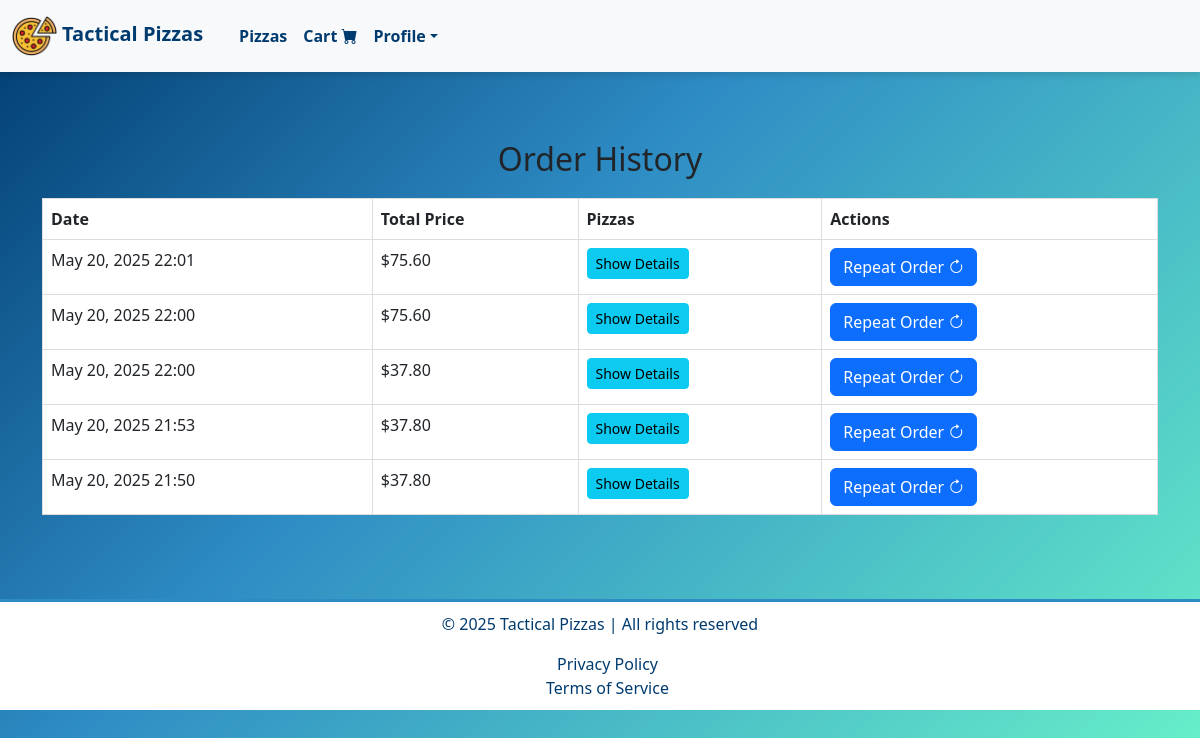
/products/order_history/ (signed in), run on the app's committed database.
### products/models.py (models this page shows, shortened)
class Order(models.Model):
    user = models.ForeignKey(CustomUser, on_delete=models.CASCADE)
    created_at = models.DateTimeField(auto_now_add=True)
    total_price = models.DecimalField(max_digits=10, decimal_places=2)
    is_completed = models.BooleanField(default=False)

### products/views.py (the view, shortened to what this page needs)
# urls.py: path("order_history/", views.order_history, name="order_history"), # Order history url
@cache_control(no_cache=True, must_revalidate=True, no_store=True)
@login_required
def order_history(request):
    orders = Order.objects.filter(user=request.user).order_by('-created_at')
    return render(request, 'products/order_history.html', {'orders': orders})

### register/context_processors.py (called while the page is built)
def auth_forms(request):
    return {
        'login_form': AuthenticationForm(),
        'register_form': NewUserForm(),
    }

def update_profile_form(request):
    if request.user.is_authenticated:
        return {'update_profile_form': UserProfileUpdateForm(instance=request.user)}
    return {}

### products/templates/products/order_history.html (shortened to what this page needs)
{% extends "layout.html" %}
{% block navbar %}
    {% include "navbar.html" %}
{% endblock %}
{% block content %}
<div class="container my-5">
    <h2>Order History</h2>
    {% if orders %}
        <table class="table">
            <thead>
                <tr>
                    <th>Date</th>
                    <th>Total Price</th>
                    <th>Pizzas</th>
                    <th>Actions</th>
                </tr>
            </thead>
            <tbody>
                {% for order in orders %}
                <tr>
                    <td>{{ order.created_at|date:"M d, Y H:i" }}</td>
                    <td>${{ order.total_price }}</td>
                    <td>
                        <button
                            class="btn btn-info btn-sm"
                            type="button"
                            data-bs-toggle="collapse"
                            data-bs-target="#order-{{ order.id }}-details"
                            aria-expanded="false"
                            aria-controls="order-{{ order.id }}-details">
                            Show Details
                        </button>
                    </td>
                    <td>
                        <form method="post">
                            <button name="action" value="repeat" class="btn btn-primary">Repeat Order <i class="bi bi-arrow-clockwise"></i></button>
                        </form>
                    </td>
                </tr>
                {% endfor %}
            </tbody>
        </table>
    {% else %}
        <p>You have no orders yet. <a href="{% url 'index' %}">Start shopping</a>.</p>
    {% endif %}
</div>
{% endblock %}
{% block footer %}
    {% include "footer.html" %}
{% endblock %}

### static/css/styles.css (style rules this page uses)
body { margin: 0; padding: 0; font-family: "Poppins", Arial, sans-serif; min-height: 100vh; position: relative; background: linear-gradient(135deg, #003b6f 0%, #2e8cc4 40%, #69f3c9 100%); }
.container { padding: 20px; border-radius: 10px; max-width: 600px; margin: 20px auto; position: relative; text-align: center; }
.btn-primary { background-color: #2e8cc4; color: #fff; }
.table { width: 100%; border-collapse: collapse; margin: 20px 0; background-color: #ffffff; }
.table th, .table td { border: 1px solid #ddd; padding: 10px; text-align: left; color: #003b6f; }
.table th { background-color: #e3fff7; color: #003b6f; font-weight: bold; }

### data on the page
Order: created_at "May 20, 2025 22:01", total_price "75.60"
Order: created_at "May 20, 2025 22:00", total_price "75.60"
Order: created_at "May 20, 2025 22:00", total_price "37.80"
Order: created_at "May 20, 2025 21:53", total_price "37.80"
Order: created_at "May 20, 2025 21:50", total_price "37.80"
